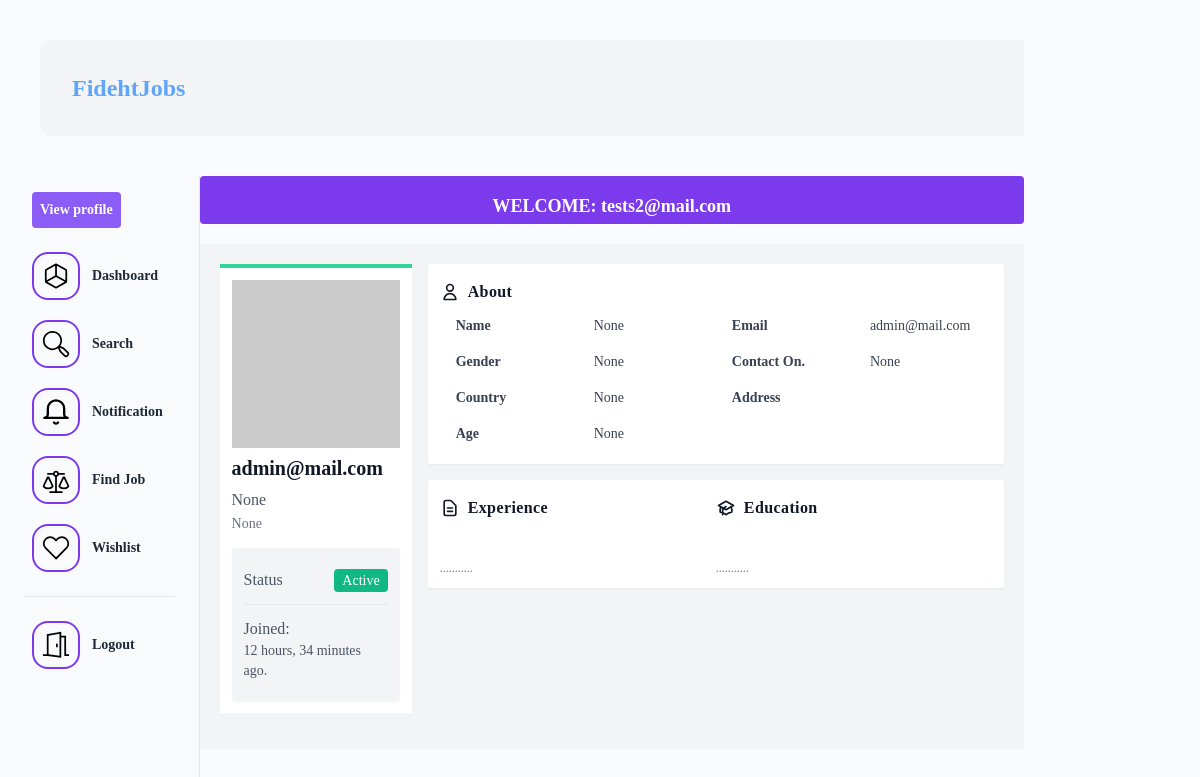
The page /user/u/admin@mail.com/ (signed in) on the database its author committed.
### apps/users/models.py (models this page shows, shortened)
class CustomUser(AbstractUser):
    username = None
    email = models.EmailField(_('email address'), unique=True)
    USERNAME_FIELD = 'email'
    REQUIRED_FIELDS = []
    objects = CustomUserManager()

class UserProfile(models.Model):
    user = models.OneToOneField(CustomUser,related_name='profile',on_delete=models.CASCADE)
    is_employer = models.BooleanField(default=False)
    username = models.CharField(max_length=222,blank=True,null=True)
    field = models.CharField(max_length=30,blank=True,null=True)
    about = models.CharField(max_length=500,blank=True,null=True)
    country = models.CharField(max_length=120,blank=True,null=True)
    qualification = models.CharField(max_length=150,blank=True,null=True)
    age = models.PositiveIntegerField(blank=True,null=True)
    contact = models.CharField(max_length=222,blank=True, null=True)
    gender = models.CharField(max_length=30,blank=True,null=True)
    experience = models.CharField(max_length=222,blank=True, null=True)
    education = models.CharField(max_length=222,blank=True,null=True)
    status = models.BooleanField(default=True)

### apps/users/views.py (the view)
# urls.py: path('u/<str:email>/',ProfileView.as_view(),name='profile'),
class ProfileView(View, LoginRequiredMixin):
    def get(self,request,email,*args,**kwargs):
        profile = UserProfile.objects.get(user__email=email)
        context ={
            'profile': profile,
        }
        return render(request,'user/profile.html',context)

### apps/notification/context_processor.py (called while the page is built)
def get_notifications(request):
    if request.user.is_authenticated:
        read_notifications = request.user.notifications.filter(is_read=True)
        unread_notifications = request.user.notifications.filter(is_read=False)
        context ={
            'read_notifications': read_notifications,
            'unread_notifications': unread_notifications
        }
        return context
    else:
        context ={
            'read_notifications': [],
            'unread_notifications': []
        }
        return context

### apps/users/templates/user/profile.html (shortened to what this page needs)
{% extends 'user/dashboard.html' %}
{% block body %}
<div class="bg-gray-100">
 <div class="w-full text-white bg-main-color">
<div class="container mx-auto my-5 p-5">
    <div class="md:flex no-wrap md:-mx-2 ">
        <div class="w-full md:w-3/12 md:mx-2">
            <div class="bg-white p-3 border-t-4 border-green-400">
                <div class="image overflow-hidden">
                    <img class="h-auto w-full mx-auto"
                        src="https://ui-avatars.com/api/?background=random&name={% if profile.username %}
                        {{profile.username}}
                    {% else %}
                        {{request.user.first_name}}
                    {% endif %}" alt="">
                </div>
                <h1 class="text-gray-900 font-bold text-xl leading-8 my-1">
                {% if profile.username %}
                    {{profile.username}}
                {% else %}
                    {{profile.user.email}}
                {% endif %}
                </h1>
                <h3 class="text-gray-600 font-lg text-semibold leading-6">{{profile.field}}</h3>
                <p class="text-sm text-gray-500 hover:text-gray-600 leading-6">{{profile.about}}</p>
                <ul
                    class="bg-gray-100 text-gray-600 hover:text-gray-700 hover:shadow py-2 px-3 mt-3 divide-y rounded shadow-sm">
                    <li class="flex items-center py-3">
                        <span>Status</span>
                        <span class="ml-auto"><span
                                class="bg-green-500 py-1 px-2 rounded text-white text-sm">
                            {% if profile.status %}Active {% else %} Deactivated {% endif %}</span>
                    </li>
                    <li class="py-3">
                        <span>Joined:</span>
                        <span class="block text-sm tracking-tighter">{{request.user.date_joined|timesince}} ago.</span>
                    </li>
                </ul>
            </div>
            </div>
        <div class="w-full md:w-9/12 mx-2 h-64">
            <div class="bg-white p-3 shadow-sm rounded-sm">
                <div class="flex items-center space-x-2 font-semibold text-gray-900 leading-8">
                    <span clas="text-green-500">
                        <svg class="h-5" xmlns="http://www.w3.org/2000/svg" fill="none" viewBox="0 0 24 24"
                            stroke="currentColor">
                            <path stroke-linecap="round" stroke-linejoin="round" stroke-width="2"
                                d="M16 7a4 4 0 11-8 0 4 4 0 018 0zM12 14a7 7 0 00-7 7h14a7 7 0 00-7-7z" />
                        </svg>
                    </span>
                    <span class="tracking-wide">About</span>
                </div>
                <div class="text-gray-700">
                    <div class="grid md:grid-cols-2 text-sm">
                        <div class="grid grid-cols-2">
                            <div class="px-4 py-2 font-semibold">Name</div>
                            <div class="px-4 py-2">{{profile.username}}</div>
                        </div>
                        <div class="grid grid-cols-2">
                            <div class="px-4 py-2 font-semibold">Email</div>
                            <div class="px-4 py-2">{{profile.user.email}}</div>
                        </div>
                        <div class="grid grid-cols-2">
                            <div class="px-4 py-2 font-semibold">Gender</div>
                            <div class="px-4 py-2">{{profile.gender}}</div>
                        </div>
                        <div class="grid grid-cols-2">
                            <div class="px-4 py-2 font-semibold">Contact On.</div>
                            <div class="px-4 py-2">{{profile.contact}}</div>
                        </div>
                        <div class="grid grid-cols-2">
                            <div class="px-4 py-2 font-semibold">Country</div>
                            <div class="px-4 py-2">{{profile.country}}</div>
                        </div>
                        <div class="grid grid-cols-2">
                            <div class="px-4 py-2 font-semibold">Address</div>
                            <div class="px-4 py-2">{{profile.address}}</div>
                        </div>
                        <div class="grid grid-cols-2">
                            <div class="px-4 py-2 font-semibold">Age</div>
                            <div class="px-4 py-2">{{profile.age}}</div>
                        </div>
                    </div>
                </div>
            </div>
            <div class="bg-white p-3 shadow-sm rounded-sm">
                <div class="grid grid-cols-2">
                    <div>
                        <div class="flex items-center space-x-2 font-semibold text-gray-900 leading-8 mb-3">
                            <span clas="text-green-500">
                                <svg class="h-5" xmlns="http://www.w3.org/2000/svg" fill="none" viewBox="0 0 24 24"
                                    stroke="currentColor">
                                    <path stroke-linecap="round" stroke-linejoin="round" stroke-width="2"
                                        d="M9 12h6m-6 4h6m2 5H7a2 2 0 01-2-2V5a2 2 0 012-2h5.586a1 1 0 01.707.293l5.414 5.414a1 1 0 01.293.707V19a2 2 0 01-2 2z" />
                                </svg>
                            </span>
                            <span class="tracking-wide">Experience</span>
                        </div>
                        <ul class="list-inside space-y-2">
                            <li>
                                <div class="text-teal-600">{{profile.experience}}</div>
                                <div class="text-gray-500 text-xs">...........</div>
                            </li>
                    </div>
                    <div>
                        <div class="flex items-center space-x-2 font-semibold text-gray-900 leading-8 mb-3">
                            <span clas="text-green-500">
                            </span>
                            <span class="tracking-wide">Education</span>
                        </div>
                        <ul class="list-inside space-y-2">
                            <li>
                                <div class="text-teal-600">{{profile.education}}</div>
                                <div class="text-gray-500 text-xs">...........</div>
                            </li>
                        </ul>
                    </div>
                </div>
            </div>
        </div>
    </div>
</div>
</div>
{%endblock body %}

### apps/users/templates/user/dashboard.html (shortened to what this page needs)
{% extends 'base.html' %}
{% block content %}
<div class="flex h-screen container w-full">
    <div class="w-1/5 border-r border-lighter text-xl text-gray-800 font-semibold flex flex-col space-4 px-2 lg:px-6 py-2">
        <div class=" p-2 space-y-2">
            <div class="flex justify-start">
                <span class="flex items-center space-x-1">
                    <a href="{% url 'users:profile' request.user.email%}" class="bg-purple-500 py-2 px-2 rounded text-white text-sm">View profile</a>
                </span>
            </div>
        </div>
        <div class="divide-y divide-coolGray-300">
            <ul class="pt-2 pb-4 space-y-1 text-sm">
                <li hx-boost="true" class="bg-coolGray-100 text-coolGray-900">
                    <a href="{% url 'users:dashboard' %}" class="flex items-center p-2 space-x-3 rounded-md">
                        <span class="hidden md:block">Dashboard</span>
                    </a>
                </li>
                <li hx-boost="true">
                    <a href="{% url 'job:search' %}" class="flex items-center p-2 space-x-3 rounded-md">
                        <span class="hidden md:block">Search</span>
                    </a>
                </li>
                <li hx-boost="true">
                    <a href="{% url 'notification:notification' %}" class="flex items-center p-2 space-x-3 rounded-md">
                        <button>
                        </button>
                        <span class="hidden md:block">Notification</span>
                    </a>
                </li>
                {% if request.user.profile.is_employer %}
                <li hx-boost="true">
                    <a href="{% url 'job:job-list' %}" class="flex items-center p-2 space-x-3 rounded-md">
                        <svg xmlns="http://www.w3.org/2000/svg" viewBox="0 0 512 512" class="w-12 h-12 rounded-2xl text-bold p-2 border-2 hover:bg-purple-600 hover:text-white hover:border-white border-purple-600  bg:white text-purple-700">
                            <path d="M453.122,79.012a128,128,0,0,0-181.087.068l-15.511,15.7L241.142,79.114l-.1-.1a128,128,0,0,0-181.02,0l-6.91,6.91a128,128,0,0,0,0,181.019L235.485,449.314l20.595,21.578.491-.492.533.533L276.4,450.574,460.032,266.94a128.147,128.147,0,0,0,0-181.019ZM437.4,244.313,256.571,425.146,75.738,244.313a96,96,0,0,1,0-135.764l6.911-6.91a96,96,0,0,1,135.713-.051l38.093,38.787,38.274-38.736a96,96,0,0,1,135.765,0l6.91,6.909A96.11,96.11,0,0,1,437.4,244.313Z"></path>
                        </svg>
                        <span class="hidden md:block">View Jobs</span>
                    </a>
                </li>
                <li hx-boost="true">
                    <a href="{% url 'job:create-job' %}" class="flex items-center p-2 space-x-3 rounded-md">
                        <svg xmlns="http://www.w3.org/2000/svg" viewBox="0 0 512 512" class="w-12 h-12 rounded-2xl text-bold p-2 border-2 hover:bg-purple-600 hover:text-white hover:border-white border-purple-600  bg:white text-purple-700">
                            <path d="M203.247,386.414,208,381.185V355.4L130.125,191H93.875L16,355.4v27.042l4.234,4.595a124.347,124.347,0,0,0,91.224,39.982h.42A124.343,124.343,0,0,0,203.247,386.414ZM176,368.608a90.924,90.924,0,0,1-64.231,26.413h-.33A90.907,90.907,0,0,1,48,369.667V362.6l64-135.112L176,362.6Z"></path>
                            <path d="M418.125,191h-36.25L304,355.4v27.042l4.234,4.595a124.347,124.347,0,0,0,91.224,39.982h.42a124.343,124.343,0,0,0,91.369-40.607L496,381.185V355.4ZM464,368.608a90.924,90.924,0,0,1-64.231,26.413h-.33A90.907,90.907,0,0,1,336,369.667V362.6l64-135.112L464,362.6Z"></path>
                            <path d="M272,196.659A56.223,56.223,0,0,0,309.659,159H416V127H309.659a55.991,55.991,0,0,0-107.318,0H96v32H202.341A56.223,56.223,0,0,0,240,196.659V463H136v32H376V463H272ZM232,143a24,24,0,1,1,24,24A24,24,0,0,1,232,143Z"></path>
                        </svg>
                        <span class="hidden md:block">Create Job</span>
                    </a>
                </li>
                {% else %}
                <li hx-boost="true">
                    <a href="{% url 'job:job-list' %}" class="flex items-center p-2 space-x-3 rounded-md">
                        <span class="hidden md:block">Find Job</span>
                    </a>
                </li>
                {% endif %}
                <li hx-boost="true">
                    <a href="" class="flex items-center p-2 space-x-3 rounded-md">
                        <span class="hidden md:block">Wishlist</span>
                    </a>
                </li>
            </ul>
            <ul class="pt-4 pb-2 space-y-1 text-sm">
                <li hx-boost="true">
                    <a href="{% url 'core:logout' %}" class="flex items-center p-2 space-x-3 rounded-md">
                        <span class="hidden md:block">Logout</span>
                    </a>
                </li>
            </ul>
        </div>
    </div>
    <div class="w-5/6 h-full">
    <div>
        <h1 class="text-lg font-bold text-center bg-purple-600 w-full h-12 text-white rounded p-4">WELCOME: {{request.user.email}}</h1>
    </div>
    {% block body %}{% endblock body %}
    </div>
  </div>
{% endblock content %}

### rows shown on the page
CustomUser: user.email "tests2@mail.com", user.date_joined "12 hours, 34 minutes"
UserProfile: user.email "admin@mail.com", field "None", about "None", username "None", gender "None", contact "None", country "None", age "None"
